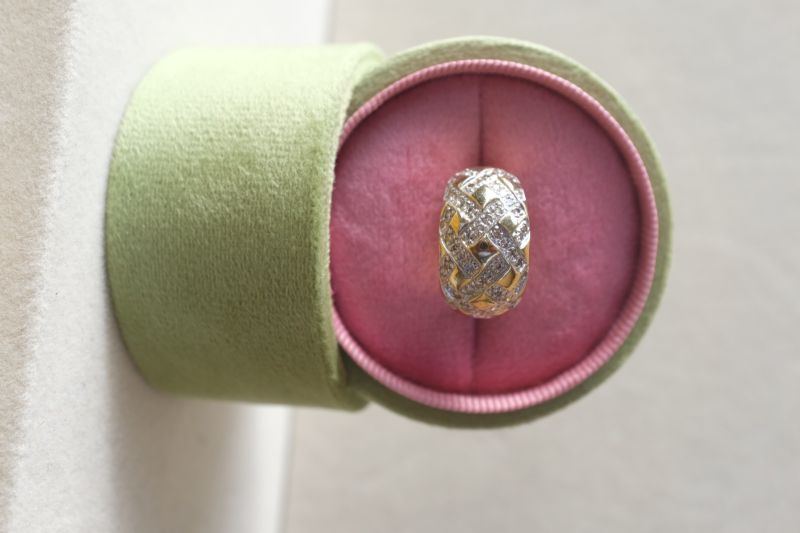
#> input picture site/photos-raw/Ring03_01_USABLE_orig3076.JPG, 1600 x 1066 px, found by its file name (shown at 1/2 size)
$ python build-photos.py
#> lines starting #> are read from the running program, lines starting #| are printed output that depends on the picture
"""Builds the web-sized, 90-degree-rotated product crops in public/products
from the originals in photos-raw/. Run from site/: python3 scripts/build-photos.py
Needs Pillow. Rotation is baked in so every product photo is consistent."""
import os
from PIL import Image

# output name -> (source file, ring centre x, centre y, crop size in px before rotating)
CX, CY = 930, 533
PHOTOS = {
    "lattice-dome-ring": ("Ring03_01_USABLE_orig3076.JPG", CX, CY, 720),
    "ruby-wave-ring": ("Ring05_01_USABLE_orig3091.JPG", CX, CY, 720),
    "triple-band-gold-ring": ("Ring06_01_USABLE_orig3098.JPG", CX, CY, 720),
    "ruby-gypsy-ring": ("Ring07_01_USABLE_orig3114.JPG", CX, CY, 640),
    "pave-block-ring": ("Ring08_01_USABLE_orig3129.JPG", CX, CY, 720),
    "panther-head-ring": ("Ring10_01_USABLE_orig3145.JPG", CX, CY, 720),
    "knot-ring": ("Ring11_01_USABLE_orig3150.JPG", CX, CY, 720),
    "sapphire-halo-ring": ("Ring14_05_USABLE_orig3167.JPG", CX, CY, 640),
    # story page
    "story-1": ("Ring04_07_USABLE_orig3124.JPG", CX, CY, 760),
    "story-2": ("Ring09_01_USABLE_orig3137.JPG", CX, CY, 760),
    "story-3": ("Ring13_03_USABLE_orig3159.JPG", CX, CY, 760),
    "story-4": ("Ring16_02_USABLE_orig3179.JPG", CX, CY, 760),
}
OUT = 720
ROTATE = 90  # degrees clockwise
os.makedirs("public/products", exist_ok=True)
os.makedirs("photos-cms", exist_ok=True)  # unrotated crops, uploaded to Sanity by import-products.mjs
for name, (src, cx, cy, size) in PHOTOS.items():
    im = Image.open(f"photos-raw/{src}").convert("RGB")
#> im is the input picture: PIL image 1600x1066 RGB; mean R, G, B 179.3, 164.7, 155.4
    # take a larger square, rotate 90 degrees clockwise (45 + a further 45), then trim the corners
    big = int(size * 1.5)
    im = im.crop((cx - big // 2, cy - big // 2, cx + big // 2, cy + big // 2))
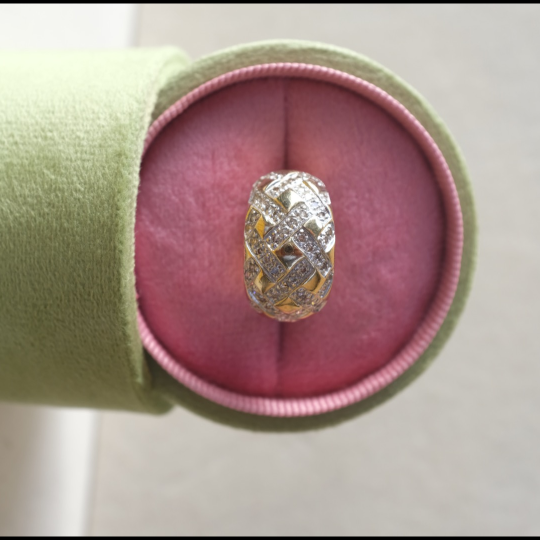
#> im: PIL image 1080x1080 RGB (shown at 1/2 size); mean R, G, B 169.9, 149.3, 141.6
    # unrotated version for the CMS (the site turns CMS photos in CSS)
    if not name.startswith("story-"):
        cm = (big - size) // 2
        im.crop((cm, cm, cm + size, cm + size)).resize((OUT, OUT), Image.LANCZOS).save(
            f"photos-cms/{name}.jpg", quality=85
        )
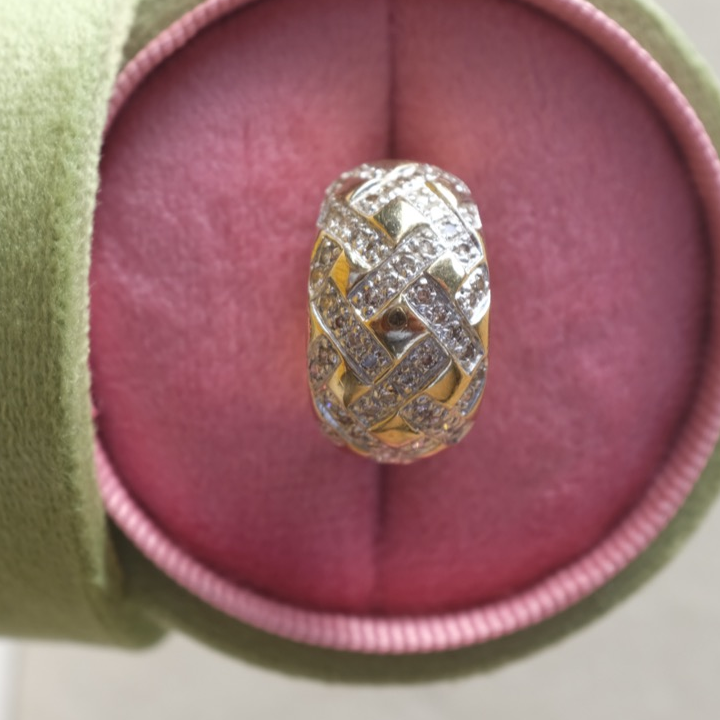
#> saved as lattice-dome-ring.jpg: PIL image 720x720 RGB; mean R, G, B 150.9, 108.6, 108.5
    im = im.rotate(-ROTATE, resample=Image.BICUBIC)
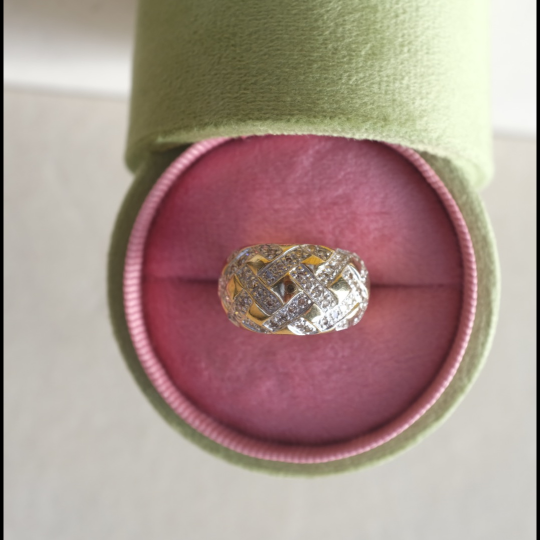
#> im: PIL image 1080x1080 RGB (shown at 1/2 size); mean R, G, B 169.9, 149.3, 141.6
    m = (big - size) // 2
    im = im.crop((m, m, m + size, m + size)).resize((OUT, OUT), Image.LANCZOS)
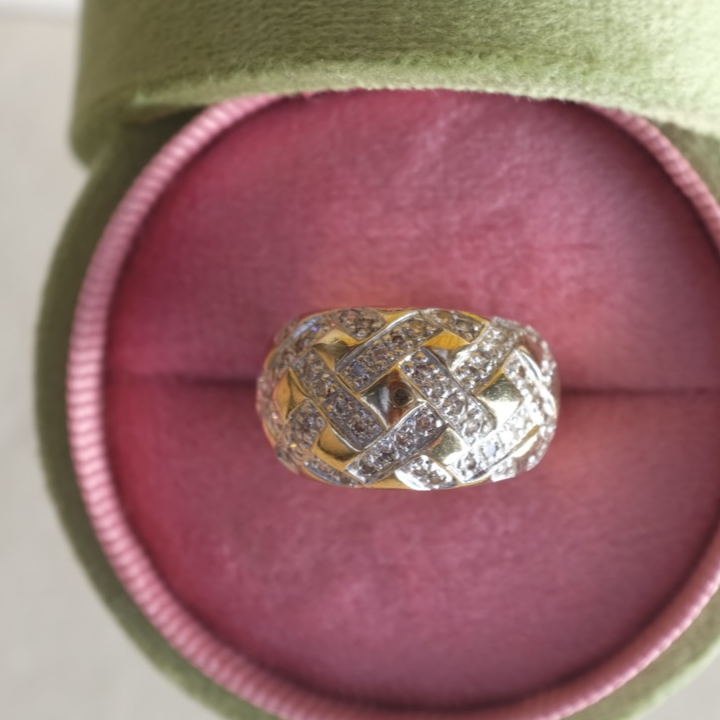
#> im: PIL image 720x720 RGB; mean R, G, B 150.9, 108.6, 108.5
    im.save(f"public/products/{name}.jpg", quality=82)
#> pass 2 of the loop `for name, (src, cx, cy, size) in PHOTOS.items():`:
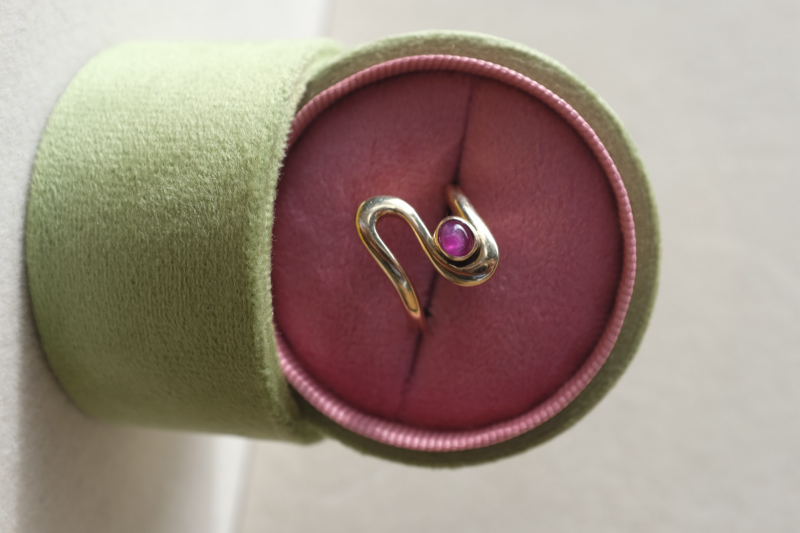
#> input picture site/photos-raw/Ring05_01_USABLE_orig3091.JPG, 1600 x 1066 px, found by its file name (shown at 1/2 size)
#> im is the input picture: PIL image 1600x1066 RGB; mean R, G, B 156.1, 139.8, 128.3
#> `im.crop((cm, cm, cm + size, cm + size)).resize((OUT, OUT), Image.LANCZ..`:
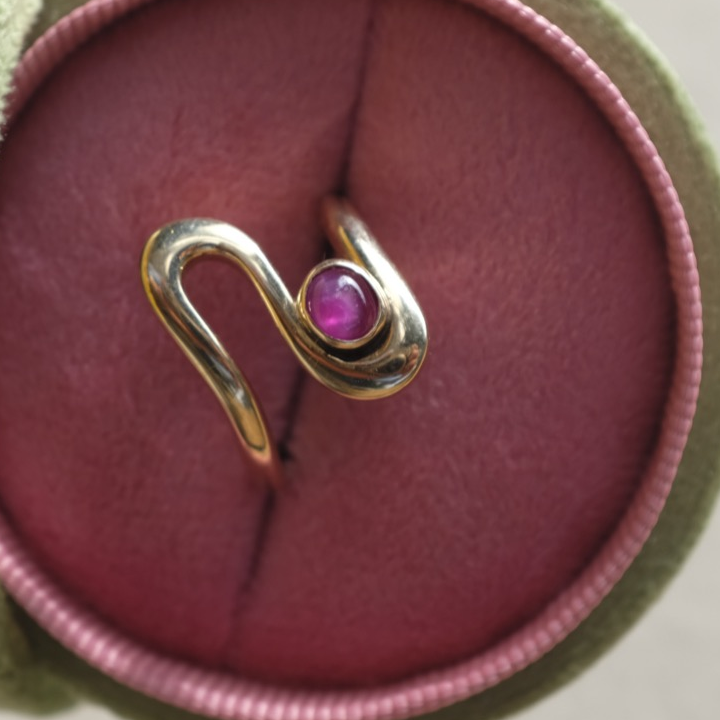
#> saved as ruby-wave-ring.jpg: PIL image 720x720 RGB; mean R, G, B 115.3, 68.6, 70.6
#> `im = im.crop((m, m, m + size, m + size)).resize((OUT, OUT), Image.LANC..`:
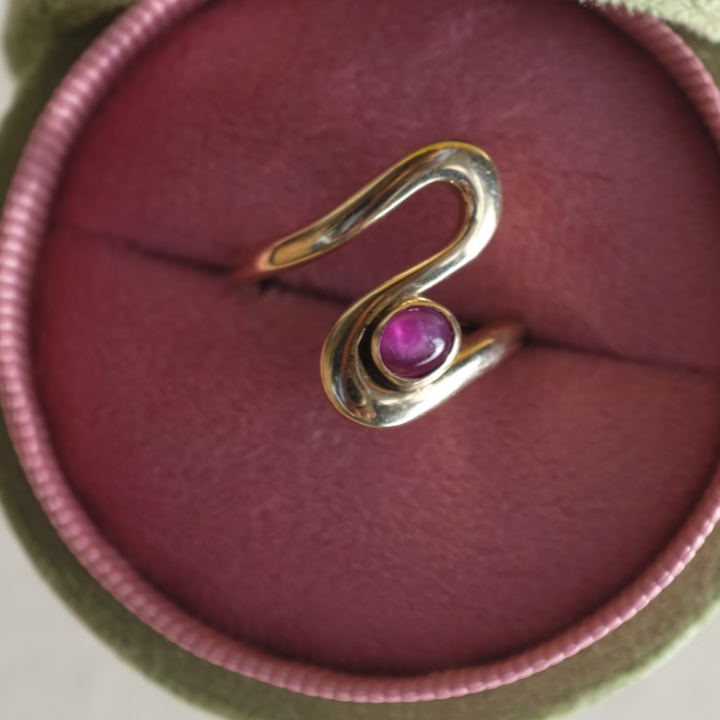
#> im: PIL image 720x720 RGB; mean R, G, B 115.3, 68.6, 70.6
#> pass 3 of the loop `for name, (src, cx, cy, size) in PHOTOS.items():`:
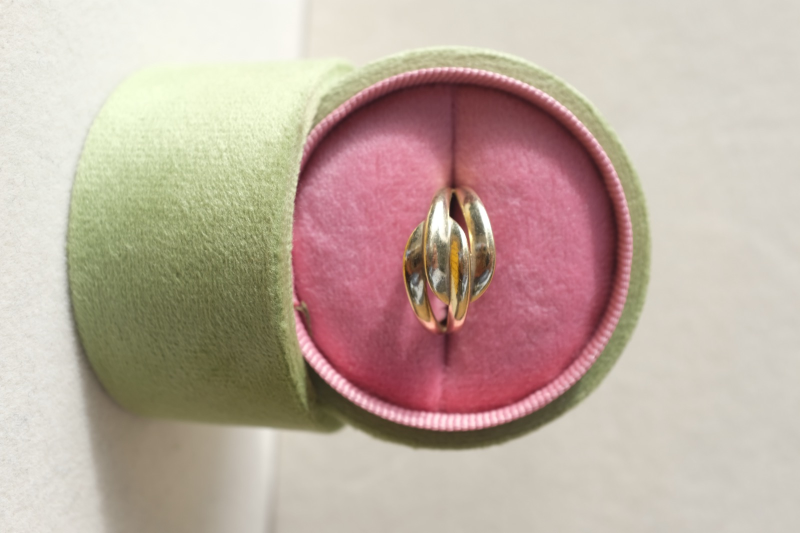
#> input picture site/photos-raw/Ring06_01_USABLE_orig3098.JPG, 1600 x 1066 px, found by its file name (shown at 1/2 size)
#> im is the input picture: PIL image 1600x1066 RGB; mean R, G, B 191.1, 172.7, 160.7
#> `im.crop((cm, cm, cm + size, cm + size)).resize((OUT, OUT), Image.LANCZ..`:
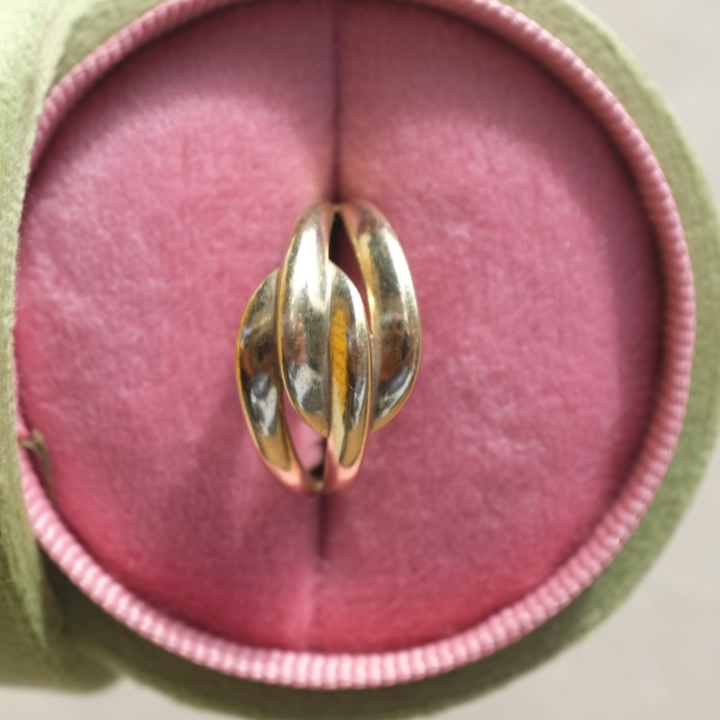
#> saved as triple-band-gold-ring.jpg: PIL image 720x720 RGB; mean R, G, B 171, 116.3, 118.3
#> `im = im.crop((m, m, m + size, m + size)).resize((OUT, OUT), Image.LANC..`:
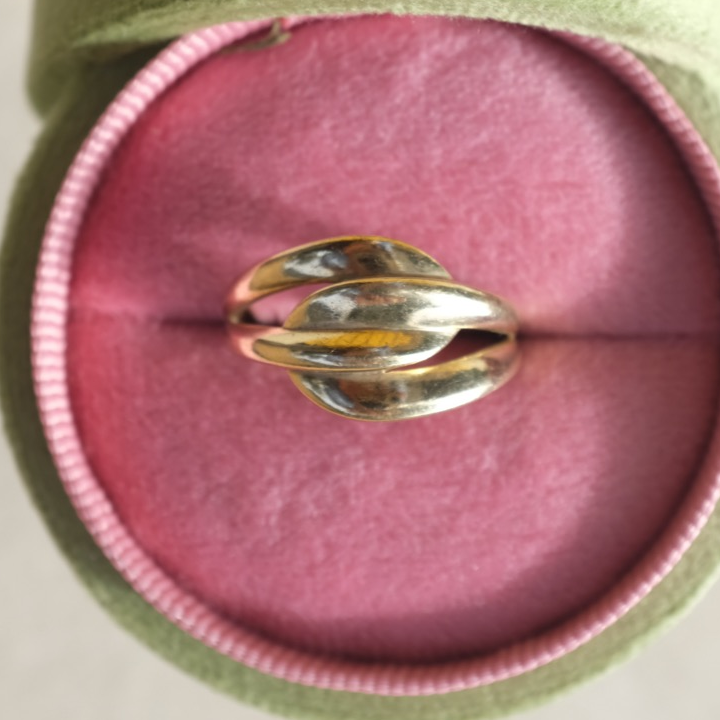
#> im: PIL image 720x720 RGB; mean R, G, B 171, 116.3, 118.3
#> (the run stopped early here; a loop or call above may not have finished)
